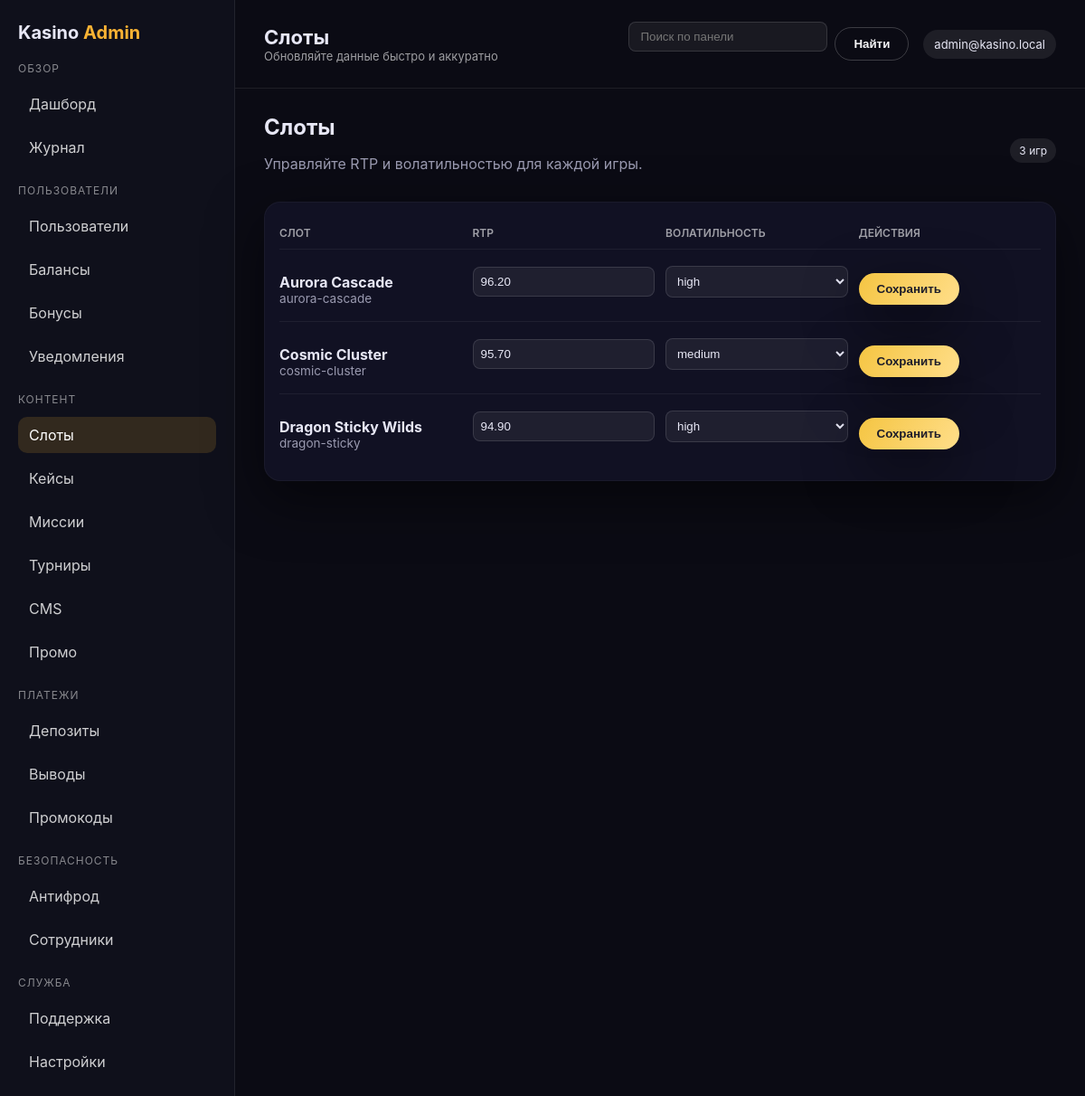
The app's page /admin/slots.php (signed in), older data.
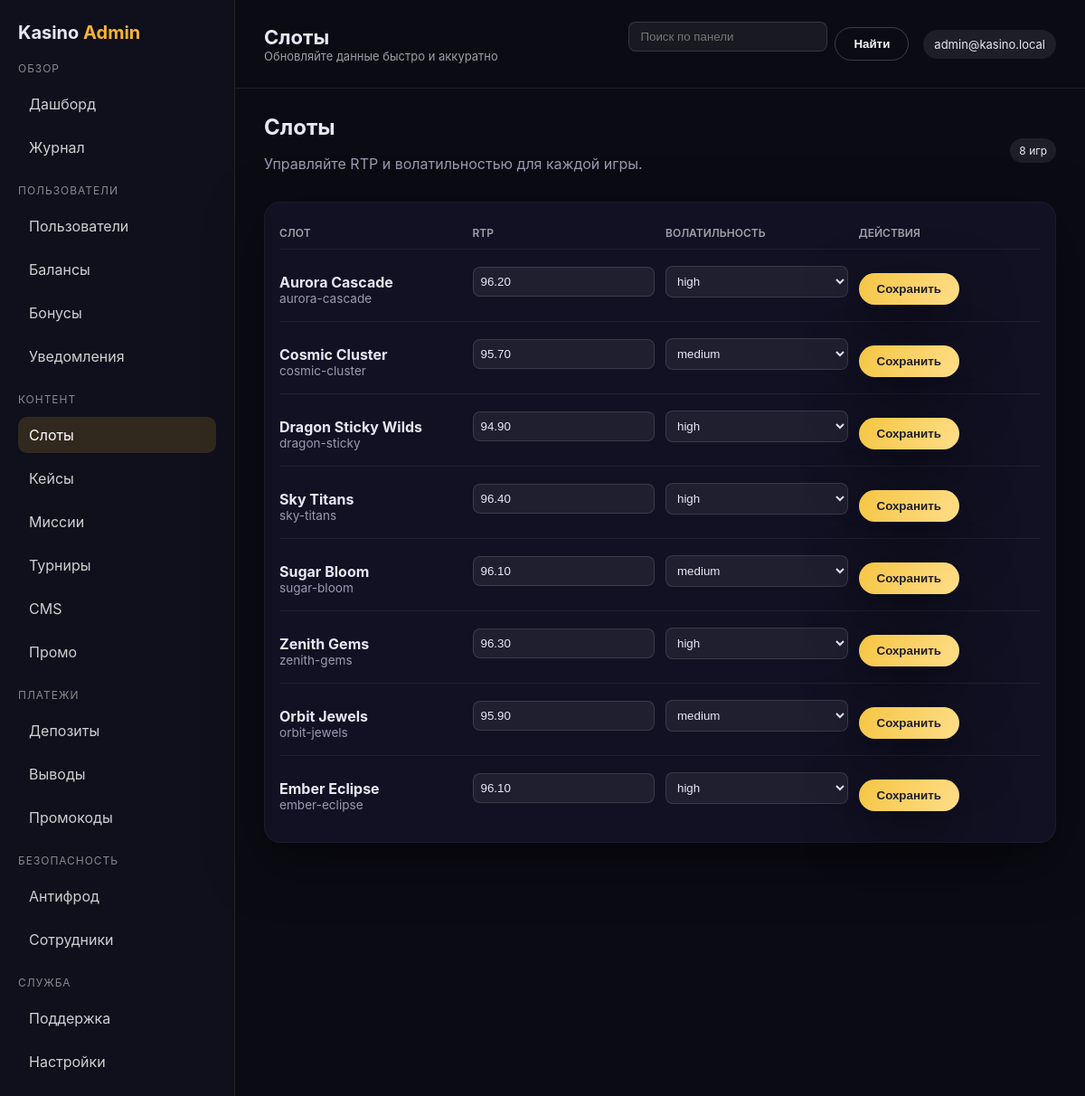
The same page, newer data.
### tables this page shows
CREATE TABLE slots (
    id INT AUTO_INCREMENT PRIMARY KEY,
    slug VARCHAR(100) NOT NULL UNIQUE,
    name VARCHAR(100) NOT NULL,
    rtp DECIMAL(4,2) NOT NULL,
    volatility VARCHAR(20) NOT NULL,
    created_at TIMESTAMP DEFAULT CURRENT_TIMESTAMP
);

### helpers.php (called while the page is built, shortened)
<?php
function db(): PDO
{
    static $pdo;
    if ($pdo) {
        return $pdo;
    }
    $config = require __DIR__ . '/config.php';
    $dsn = sprintf(
        'mysql:host=%s;dbname=%s;charset=%s',
        $config['db']['host'],
        $config['db']['name'],
        $config['db']['charset']
    );
    $pdo = new PDO($dsn, $config['db']['user'], $config['db']['pass'], [
        PDO::ATTR_ERRMODE => PDO::ERRMODE_EXCEPTION,
        PDO::ATTR_DEFAULT_FETCH_MODE => PDO::FETCH_ASSOC,
        PDO::ATTR_EMULATE_PREPARES => false,
    ]);
    return $pdo;
}

### admin/slots.php (the view, shortened to what this page needs)
<?php
require __DIR__ . '/layout.php';
$slots = db()->query('SELECT slug, name, rtp, volatility FROM slots ORDER BY id')->fetchAll();
?>
<section class="admin-section">
    <div class="admin-section-header">
        <div>
            <h2>Слоты</h2>
            <p class="muted">Управляйте RTP и волатильностью для каждой игры.</p>
        </div>
        <div class="admin-actions">
            <span class="admin-pill"><?php echo count($slots); ?> игр</span>
        </div>
    </div>
    <div class="admin-table card">
        <div class="admin-table-row admin-table-head">
            <div>Слот</div>
            <div>RTP</div>
            <div>Волатильность</div>
            <div>Действия</div>
        </div>
        <?php foreach ($slots as $slot): ?>
            <form class="admin-table-row" method="post">
                <div>
                    <strong><?php echo htmlspecialchars($slot['name'], ENT_QUOTES); ?></strong>
                    <div class="muted small"><?php echo $slot['slug']; ?></div>
                </div>
                <div>
                    <input type="number" name="rtp" step="0.1" value="<?php echo $slot['rtp']; ?>">
                </div>
                <div>
                    <select name="volatility">
                        <option value="medium" <?php echo $slot['volatility'] === 'medium' ? 'selected' : ''; ?>>medium</option>
                        <option value="high" <?php echo $slot['volatility'] === 'high' ? 'selected' : ''; ?>>high</option>
                    </select>
                </div>
                <div>
                    <button class="btn" type="submit">Сохранить</button>
                </div>
            </form>
        <?php endforeach; ?>
    </div>
</section>

Row changes from the older to the newer data that the page shows:
added slots: name "Sky Titans", slug "sky-titans", rtp "96.40", volatility "high"
added slots: name "Sugar Bloom", slug "sugar-bloom", rtp "96.10", volatility "medium"
added slots: name "Zenith Gems", slug "zenith-gems", rtp "96.30", volatility "high"
added slots: name "Orbit Jewels", slug "orbit-jewels", rtp "95.90", volatility "medium"
added slots: name "Ember Eclipse", slug "ember-eclipse", rtp "96.10", volatility "high"
Text that changed along with them:
count($slots): "3" → "8"
